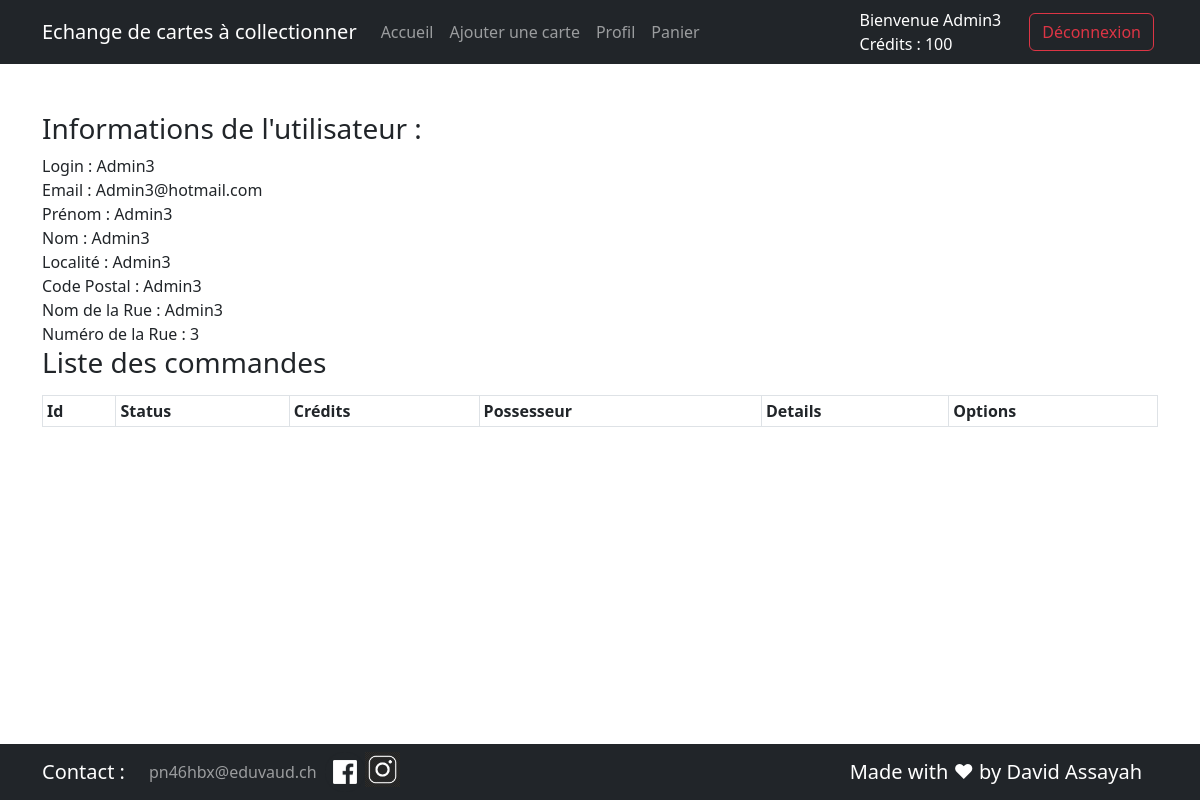
Page /userProfile.php?idUser=7 (signed in) on the committed database.
### tables this page shows
CREATE TABLE `t_user` (
  `idUser` int NOT NULL,
  `useLogin` varchar(120) NOT NULL,
  `useEmail` varchar(120) NOT NULL,
  `useFirstName` varchar(120) NOT NULL,
  `useLastName` varchar(120) NOT NULL,
  `useLocality` varchar(120) NOT NULL,
  `usePostalCode` varchar(10) NOT NULL,
  `useStreetName` varchar(255) NOT NULL,
  `useStreetNumber` varchar(10) NOT NULL,
  `usePassword` varchar(64) NOT NULL,
  `useCredits` int UNSIGNED NOT NULL DEFAULT '100',
  `useRole` enum('user','admin') NOT NULL DEFAULT 'user'
);

### config.php (called while the page is built)
<?php
$configs = array(
    'db'      => "mysql",
    'host'    => "localhost",
    'port'    => "6033",
    'dbname'  => "echangeDeCartesACollectionner",
    'charset' => "utf8",
    'user'    => 'root',
);
$configs["dns"] =
$configs["db"] .
":host=" . $configs["host"] .
";dbname=" . $configs["dbname"] .
";charset=" . $configs["charset"] .
";port=" . $configs["port"];
return $configs;

### src/database.php (called while the page is built, shortened)
<?php
class Database
{
    private static $instance = null;
    private $connector;
    private function __construct()
    {
        include(__DIR__ . "/utils.php");
        $configs = include(__DIR__ . "/../config.php");
        try {
            $this->connector = new PDO(
                $configs['dns'],
                $configs['user'],
                getPassword()
            );
        } catch (PDOException $e) {
            die('Erreur : ' . $e->getMessage());
        }
    }
    public static function getInstance()
    {
        if (self::$instance == null) {
            self::$instance = new self();
        }
        return self::$instance;
    }
    private function queryPrepareExecute($query, $binds)
    {
        $req = $this->connector->prepare($query);
        foreach ($binds as $bind => $value) {
            $req->bindValue($bind, $value);
        };
        $req->execute();
        return $req;
    }
    private function formatData($req)
    {
        return $req->fetchALL(PDO::FETCH_ASSOC);
    }
    public function getOneUser($id)
    {
        $query = "SELECT * FROM t_user WHERE idUser = :id";
        $bind = array('id' => $id);
        $req = $this->queryPrepareExecute($query, $bind);
        $OneUser = $this->formatData($req);
        return $OneUser[0];
    }
}

### src/utils.php (called while the page is built)
<?php
function getPassword()
{
    $readJSONFile = file_get_contents(__DIR__ . "/../secrets.json");
    $array = json_decode($readJSONFile, TRUE);
    return $array["password"];
}

### src/userProfile.php (the view, shortened to what this page needs)
<?php
include("header.php");
$OneUser = $db->getOneUser($_GET["idUser"]);
?>
<!DOCTYPE html>
<html lang="fr">
<head>
    <link href="./css/style.css" rel="stylesheet">
    <link href="https://cdn.jsdelivr.net/npm/bootstrap@5.3.0-alpha3/dist/css/bootstrap.min.css" rel="stylesheet">
    <link rel="stylesheet" href="https://cdn.datatables.net/1.13.4/css/jquery.dataTables.css" />
</head>
<body>
    <fieldset class="mb-3 mt-5">
        <div class="container">
            <div class="user-body">
                <h3>Informations de l'utilisateur : </h3>
                <?php echo
                "Login : " . $OneUser["useLogin"] . "<br>" .
                    "Email : " . $OneUser["useEmail"] . "<br>" .
                    "Prénom : " . $OneUser["useFirstName"] . "<br>" .
                    "Nom : " . $OneUser["useLastName"] . "<br>" .
                    "Localité : " . $OneUser["useLocality"] . "<br>" .
                    "Code Postal : " . $OneUser["usePostalCode"] . "<br>" .
                    "Nom de la Rue : " . $OneUser["useStreetName"] . "<br>" .
                    "Numéro de la Rue : " . $OneUser["useStreetNumber"] . "<br>"
                ?>
                <h3 class="mb-3">Liste des commandes</h3>
                <table id="sortTable" class="table table-striped table-bordered table-sm" cellspacing="0" width="100%">
                    <thead>
                        <tr>
                            <th class="th-sm">
                                Id
                            </th>
                            <th class="th-sm">
                                Status
                            </th>
                            <th class="th-sm">
                                Crédits
                            </th>
                            <th class="th-sm">
                                Possesseur
                            </th>
                            <th class="th-sm">
                                Details
                            </th>
                            <th class="th-sm">
                                Options
                            </th>
                        </tr>
                    </thead>
                </table>
            </div>
        </div>
    </fieldset>
</body>
</html>
<?php include("footer.php"); ?>

### src/css/style.css (style rules this page uses)
table { width: 100%; border-collapse: collapse; text-align: left; }
th, td { padding: 1vw; border-bottom: #ddd solid 1px; }

### rows in the picture
t_user: useLogin "Admin3", useEmail "Admin3@hotmail.com", useFirstName "Admin3", useLastName "Admin3", useLocality "Admin3", usePostalCode "Admin3", useStreetName "Admin3", useStreetNumber "3"

### other values in the picture
$_SESSION['useLogin'] "Admin3"
$_SESSION['useCredits'] "100"
